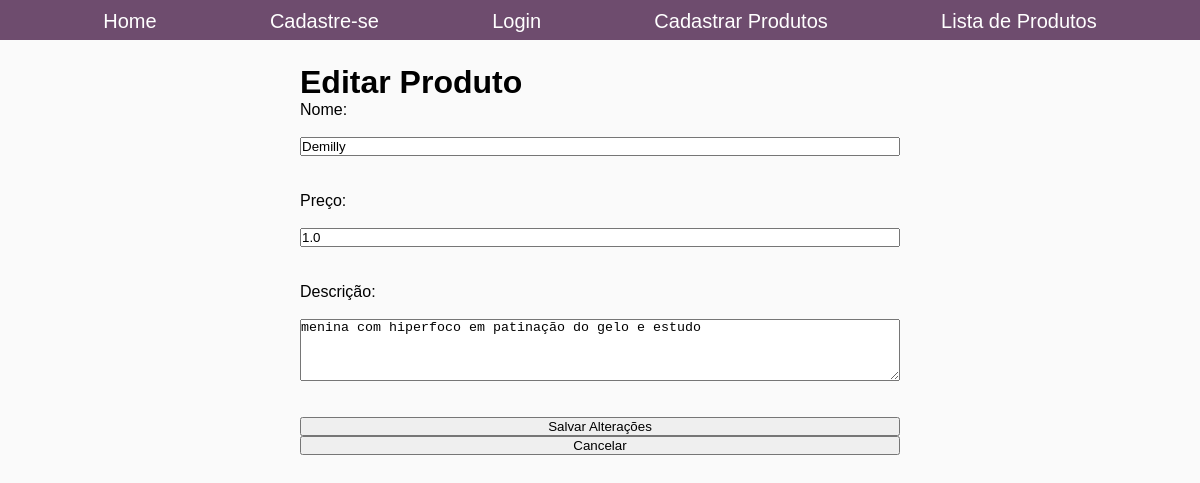
Page /editar_produto/4 on the committed database.
### modelo.py (models this page shows, shortened)
class Produto(Base):
    __tablename__ = 'produtos'
    id = Column(Integer, primary_key=True)
    nome = Column(String(40), nullable=False)
    preco = Column(Float, nullable=False)
    descricao = Column(String(100), nullable=False)

### app.py (the view, shortened to what this page needs)
@app.route('/editar_produto/<id>', methods=["GET", "POST"])
def editar_produto(id):
    if request.method == 'GET':
        with Sessao_base() as sessao:
            produto = sessao.query(Produto).filter_by(id=id).first()
            if not produto:
                flash("Produto não encontrado.", category="error")
                return redirect(url_for("exibir_produtos"))
            return render_template("editar_produto.html", produto=produto)

### templates/editar_produto.html (shortened to what this page needs)
{% extends 'base.html' %}
{% block conteudo %}
    <h1>Editar Produto</h1>
    <form method="POST" action="{{ url_for('editar_produto', id=produto.id) }}">
        <label for="nome">Nome:</label><br>
        <input type="text" id="nome" name="nome" value="{{ produto.nome }}" required><br><br>
        <label for="preco">Preço:</label><br>
        <input type="number" step="0.01" id="preco" name="preco" value="{{ produto.preco }}" required><br><br>
        <label for="descricao">Descrição:</label><br>
        <textarea id="descricao" name="descricao" rows="4" required>{{ produto.descricao }}</textarea><br><br>
        <button type="submit">Salvar Alterações</button>
        <a href="{{ url_for('exibir_produtos') }}"><button type="button">Cancelar</button></a>
    </form>
{% endblock %}

### static/style.css (style rules this page uses)
* { margin: 0; padding: 0; box-sizing: border-box; }
body, html { height: 100vh; font-family:'Gill Sans', 'Gill Sans MT', Calibri, 'Trebuchet MS', sans-serif; background-color: white; }
body { display: flex; background-color: rgb(250, 250, 250); justify-content: center; }
body form { display: flex; flex-direction: column; width: 600px; height: 400px; }
button { width: 100%; }

### rows in the picture
Produto: nome "Demilly", preco "1.0", descricao "menina com hiperfoco em patinação do gelo e estudo"
